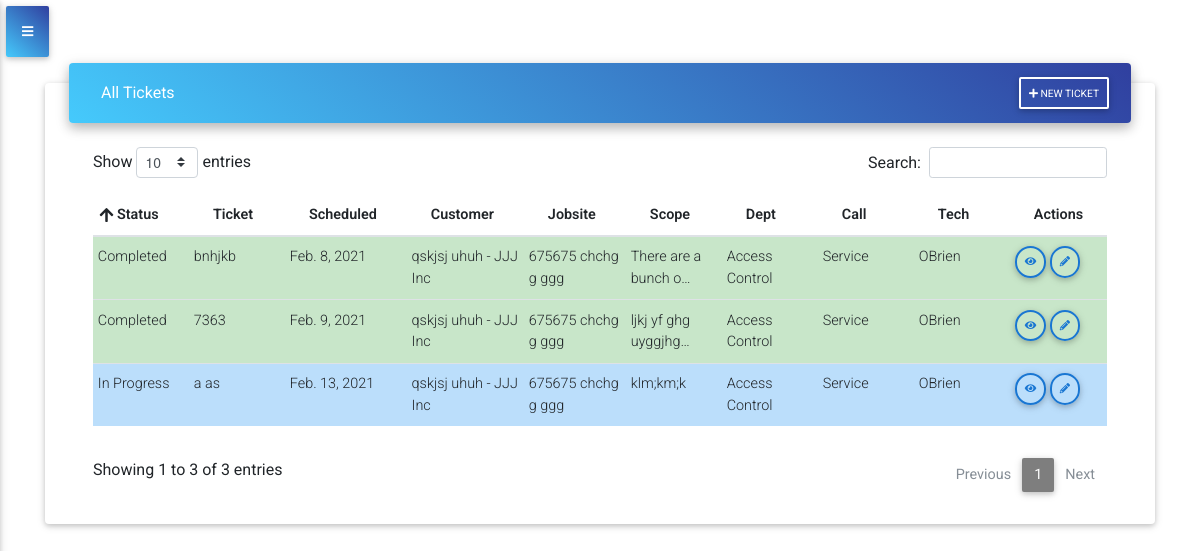
Screenshot of /tickets/ (signed in) with the database file from the repository.
### ticket/models.py (models this page shows, shortened)
class Ticket(models.Model):
    ticket_number = models.CharField(primary_key=True, max_length=10)
    t_customer = models.ForeignKey(Customer,null=True, on_delete=models.SET_NULL)
    t_jobsite = models.ForeignKey(Jobsite, null=True, on_delete=models.SET_NULL)
    stop = models.CharField(choices=STOP, max_length=254, default='1st')
    assigned = models.ManyToManyField(AccountUser, blank=True)
    department = models.ForeignKey(ServiceProvided,null=True, on_delete=models.SET_NULL)
    t_type = models.ForeignKey(TicketType,null=True, on_delete=models.SET_NULL)
    scope = models.TextField()
    repair_notes = models.TextField(blank=True)
    additional_work = models.TextField(blank=True)
    schedule = models.DateField(default=datetime.date.today)
    start_job = models.BooleanField(default=False)
    completed = models.BooleanField(default=False)
    created_at = models.DateTimeField(auto_now_add=True)
    updated_at = models.DateTimeField(auto_now=True)
    start_time = models.DateTimeField(blank=True,null=True)
    end_time = models.DateTimeField(blank=True,null=True)
    account = models.ForeignKey(AccountCompany, on_delete=models.CASCADE)

class ServiceProvided(models.Model):
    name = models.CharField(max_length=100)
    account = models.ForeignKey(AccountCompany, on_delete=models.CASCADE)
    def __str__(self):
        return self.name

class TicketType(models.Model):
    name = models.CharField(max_length=100)
    account = models.ForeignKey(AccountCompany, on_delete=models.CASCADE)
    def __str__(self):
        return self.name

### customer/models.py (models this page shows, shortened)
class Customer(models.Model):
    fname = models.CharField(max_length=50)
    lname = models.CharField(max_length=50)
    email = models.EmailField()
    phone_number = PhoneField()
    company = models.ForeignKey(Company,null=True, on_delete=models.SET_NULL)
    note = models.TextField()
    account = models.ForeignKey(AccountCompany, on_delete=models.CASCADE)
    def __str__(self):
        return self.fname + ' ' + self.lname + ' - ' + str(self.company)

class Company(models.Model):
    name = models.CharField(max_length=100)
    address1 = models.CharField(max_length=100)
    address2 = models.CharField(max_length=100, blank=True)
    city = models.CharField(max_length=100)
    state = models.CharField(max_length=2)
    zip_code = models.PositiveIntegerField()
    account = models.ForeignKey(AccountCompany, on_delete=models.CASCADE)
    def __str__(self):
        return self.name

class Jobsite(models.Model):
    address1 = models.CharField(max_length=100)
    address2 = models.CharField(max_length=100, blank=True)
    city = models.CharField(max_length=100)
    state = models.CharField(max_length=2)
    zip_code = models.PositiveIntegerField()
    contact_name = models.CharField(max_length=100)
    contact_phone = PhoneField()
    account = models.ForeignKey(AccountCompany, on_delete=models.CASCADE)
    def __str__(self):
        return self.address1 +' '+ self.address2 +' '+ self.city

### accounts/models.py (models this page shows)
class AccountUser(models.Model):
    user = models.OneToOneField(User, on_delete=models.CASCADE)
    account = models.ForeignKey(AccountCompany, on_delete=models.CASCADE)
    company = models.CharField(max_length=100, blank=True)
    role = models.CharField(choices=ROLES, max_length=20, null=True, default='Tech')
    def __str__(self):
        return str(self.user.username)

### ticket/views.py (the view)
# urls.py: path('tickets/', views.TicketListView.as_view(), name='all_tickets'),
class TicketListView(LoginRequiredMixin,ListView):
    model = Ticket
    context_object_name = 'ticket'
    def get_context_data(self, **kwargs):
        context = super().get_context_data(**kwargs)
        context['tech_ticket'] = tech_tickets(self.request)
        context['ticket_count'] = ticket_count(self.request)
        context['tech_ticket_count'] = tech_ticket_count(self.request)
        context['todays_tickets'] = todays_tickets(self.request)
        context['tech_todays_tickets'] = tech_todays_tickets(self.request)
        context['todays_tickets_count'] = todays_tickets_count(self.request)
        context['in_progress_count'] = in_progress_count(self.request)
        context['completed_today_tickets_count'] = completed_today_tickets_count(self.request)
        context['tech_todays_tickets_count'] = tech_todays_tickets_count(self.request)
        context['tech_completed_today_tickets_count'] = tech_completed_today_tickets_count(self.request)
        context['ticket'] = ticket(self.request)
        return context

### accounts/models.py (called while the page is built)
    def __str__(self):
        return self.company_name

### service_ticket_app/utils.py (called while the page is built)
def ticket_count(request):
    count = Ticket.objects.filter(account=request.user.accountuser.account).count()
    return count

def todays_tickets_count(request):
    todays_tickets_count = Ticket.objects.filter(account=request.user.accountuser.account, schedule=datetime.date.today()).count()
    return todays_tickets_count

def todays_tickets(request):
    todays_tickets = Ticket.objects.filter(account=request.user.accountuser.account, schedule=datetime.date.today())
    return todays_tickets

def in_progress_count(request):
    in_progress_count = Ticket.objects.filter(account=request.user.accountuser.account, schedule=datetime.date.today(),start_job=True,completed=False).count()
    return in_progress_count

def completed_today_tickets_count(request):
    completed_today_tickets_count = Ticket.objects.filter(account=request.user.accountuser.account, schedule=datetime.date.today(), start_job=True, completed=True).count()
    return completed_today_tickets_count

def tech_ticket_count(request):
    count = Ticket.objects.filter(account=request.user.accountuser.account, assigned=request.user.accountuser).count()
    return count

def tech_tickets(request):
    tech_tickets = Ticket.objects.filter(account=request.user.accountuser.account, assigned=request.user.accountuser)
    return tech_tickets

def tech_todays_tickets_count(request):
    tech_todays_tickets_count = Ticket.objects.filter(account=request.user.accountuser.account, schedule=datetime.date.today(), assigned=request.user.accountuser).count()
    return tech_todays_tickets_count

def tech_todays_tickets(request):
    tech_todays_tickets = Ticket.objects.filter(account=request.user.accountuser.account, assigned=request.user.accountuser, schedule=datetime.date.today())
    return tech_todays_tickets

def tech_completed_today_tickets_count(request):
    tech_completed_today_tickets_count = Ticket.objects.filter(account=request.user.accountuser.account, schedule=datetime.date.today(), start_job=True, completed=True, assigned=request.user.accountuser).count()
    return tech_completed_today_tickets_count

def ticket(request):
    ticket = Ticket.objects.filter(account=request.user.accountuser.account)
    return ticket

### ticket/templates/ticket/ticket_list.html (shortened to what this page needs)
{% extends 'base.html' %}
{% block content %}
<div class="card card-cascade narrower">
    <div class="view view-cascade gradient-card-header blue-gradient narrower py-2 mx-4 mb-3 d-flex justify-content-between align-items-center">
         <div>
            <div class="white-text mx-3">All Tickets</div>
        </div>
        <div class='justify-content-start'>
            <a href="{% url 'ticket_app:new_ticket' %}" type="button" class="btn btn-outline-white btn-sm px-2">
                <i class="fas fa-plus mt-0"></i> New Ticket
            </a>
        </div>
    </div>
    <div class="px-5">
        <div class="table-wrapper">
            <table id="ticket_list" class="table table-hover table-sm table-responsive" width="100%">
                <thead>
                    <tr>
                        <th class="th-sm">Status
                        </th>
                        <th class="th-sm">Ticket
                        </th>
                        <th class="th-sm">Scheduled
                        </th>
                        <th class="th-sm">Customer
                        </th>
                        <th class="th-sm">Jobsite
                        </th>
                        <th class="th-sm">Scope
                        </th>
                        <th class="th-sm">Dept
                        </th>
                        <th class="th-sm">Call
                        </th>
                        <th class="th-sm">Tech
                        </th>
                        <th class="th-sm">Actions
                        </th>
                    </tr>
                </thead>
                <tbody>
                {% if user.accountuser.role == 'Admin' %}
                    {% for t in ticket %}
                    {% if t.completed == True %}
                        <tr class="green lighten-4">
                            <td>Completed</td>
                    {% elif t.start_job == True and t.completed == False %}
                        <tr class="blue lighten-4">
                            <td>In Progress</td>
                    {% else %}
                        <tr class="grey lighten-2">
                            <td>Incomplete</td>
                    {% endif %}
                            <td>{{ t.ticket_number }}</td>
                            <td> {{ t.schedule }} </td>
                            <td>{{ t.t_customer}}</td>
                            <td>{{ t.t_jobsite }}</td>
                            <td>{{ t.scope|truncatechars:20 }}</td>
                            <td>{{ t.department }}</td>
                            <td>{{ t.t_type }}</td>
                            <td>
                                {% for t in t.assigned.all %}
                                    {{ t }}
                                {% endfor %}
                            </td>
                            <td>
                                <a href="{% url 'ticket_app:ticket_detail' pk=t.ticket_number %}" type="button" class="btn btn-outline-blue btn-rounded btn-sm px-2">
                                    <i class="fas fa-eye lt mt-0"></i>
                                </a>
                                <a href="{% url 'ticket_app:ticket_update' pk=t.ticket_number %}" type="button" class="btn btn-outline-blue btn-rounded btn-sm px-2">
                                    <i class="fas fa-pencil-alt lt mt-0"></i>
                                </a>
                            </td>
                        </tr>
                    {% endfor %}
                {% endif %}
                </tbody>
            </table>
        </div>
    </div>
</div>
{% endblock %}

### templates/base.html (style rules this page uses)
table.dataTable thead .sorting:after, table.dataTable thead .sorting:before, table.dataTable thead .sorting_asc:after, table.dataTable thead .sorting_asc:before, table.dataTable thead .sorting_asc_disabled:after, table.dataTable thead .sorting_asc_disabled:before, table.dataTable thead .sorting_desc:after, table.dataTable thead .sorting_desc:before, table.dataTable thead .sorting_desc_disabled:after, table.dataTable thead .sorting_desc_disabled:before { bottom: .5em; }

### rows the page displays
Ticket: completed "Completed", ticket_number "bnhjkb", schedule "Feb. 8, 2021", t_customer "qskjsj uhuh - JJJ Inc", t_jobsite "675675 chchg g ggg", scope "There are a bunch o…", department "Access Control", t_type "Service"
AccountUser: user.username "OBrien"
Ticket: completed "Completed", ticket_number "7363", schedule "Feb. 9, 2021", t_customer "qskjsj uhuh - JJJ Inc", t_jobsite "675675 chchg g ggg", scope "ljkj yf ghg uyggjhg…", department "Access Control", t_type "Service"
Ticket: completed "In Progress", ticket_number "a as", schedule "Feb. 13, 2021", t_customer "qskjsj uhuh - JJJ Inc", t_jobsite "675675 chchg g ggg", scope "klm;km;k", department "Access Control", t_type "Service"
